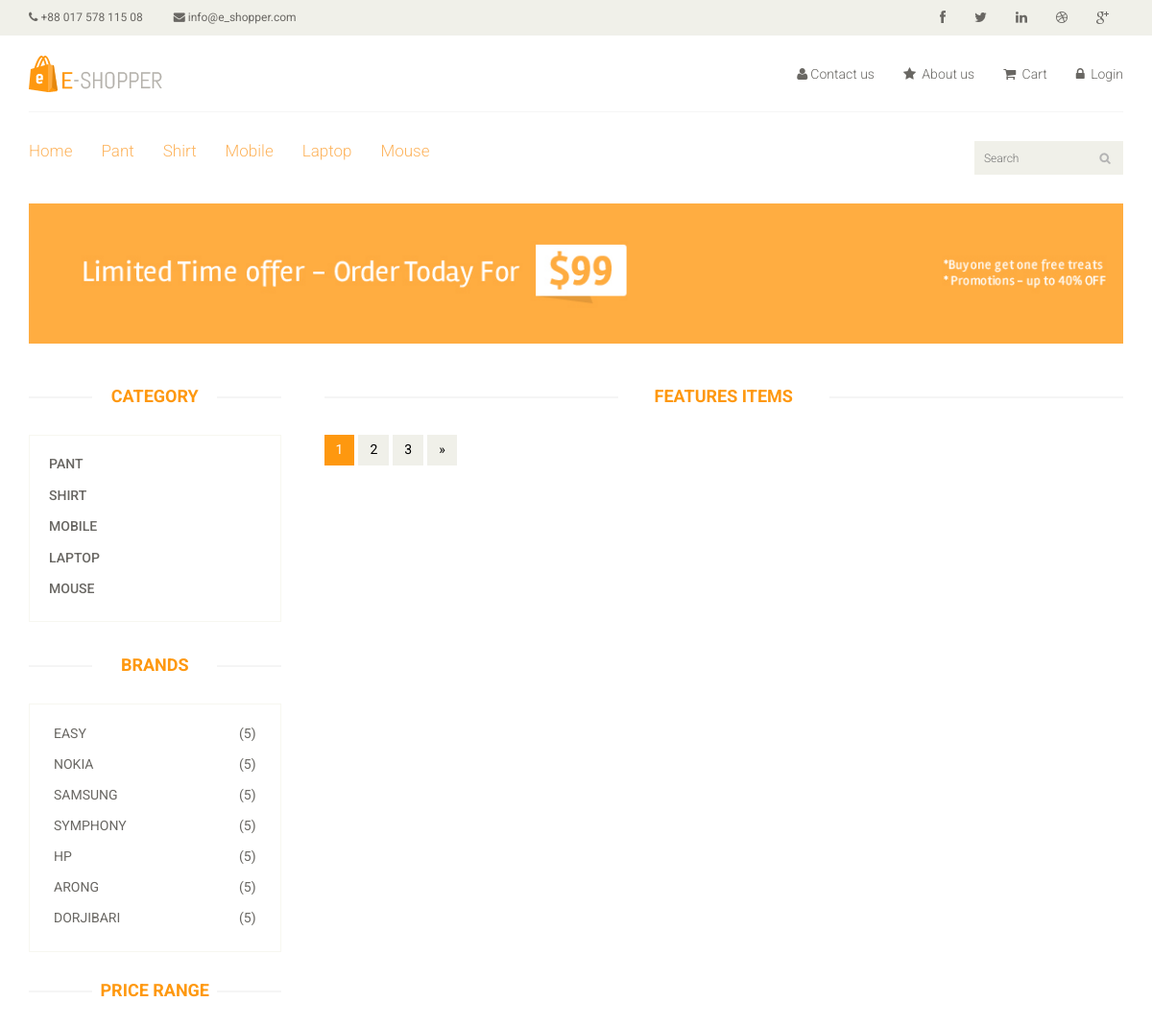
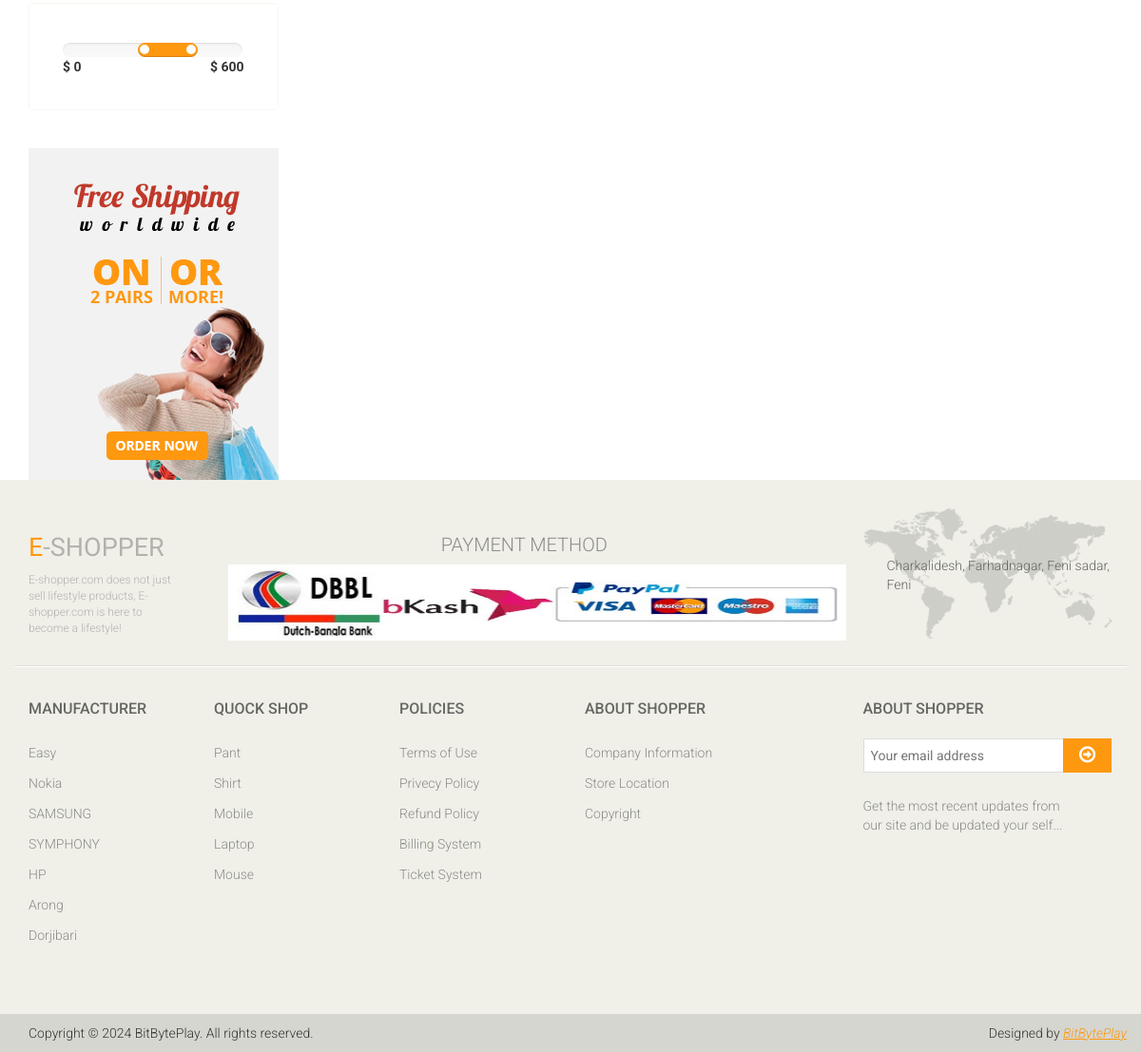
The page /manufacture.php on the database as committed earlier (2 pictures, top to bottom).
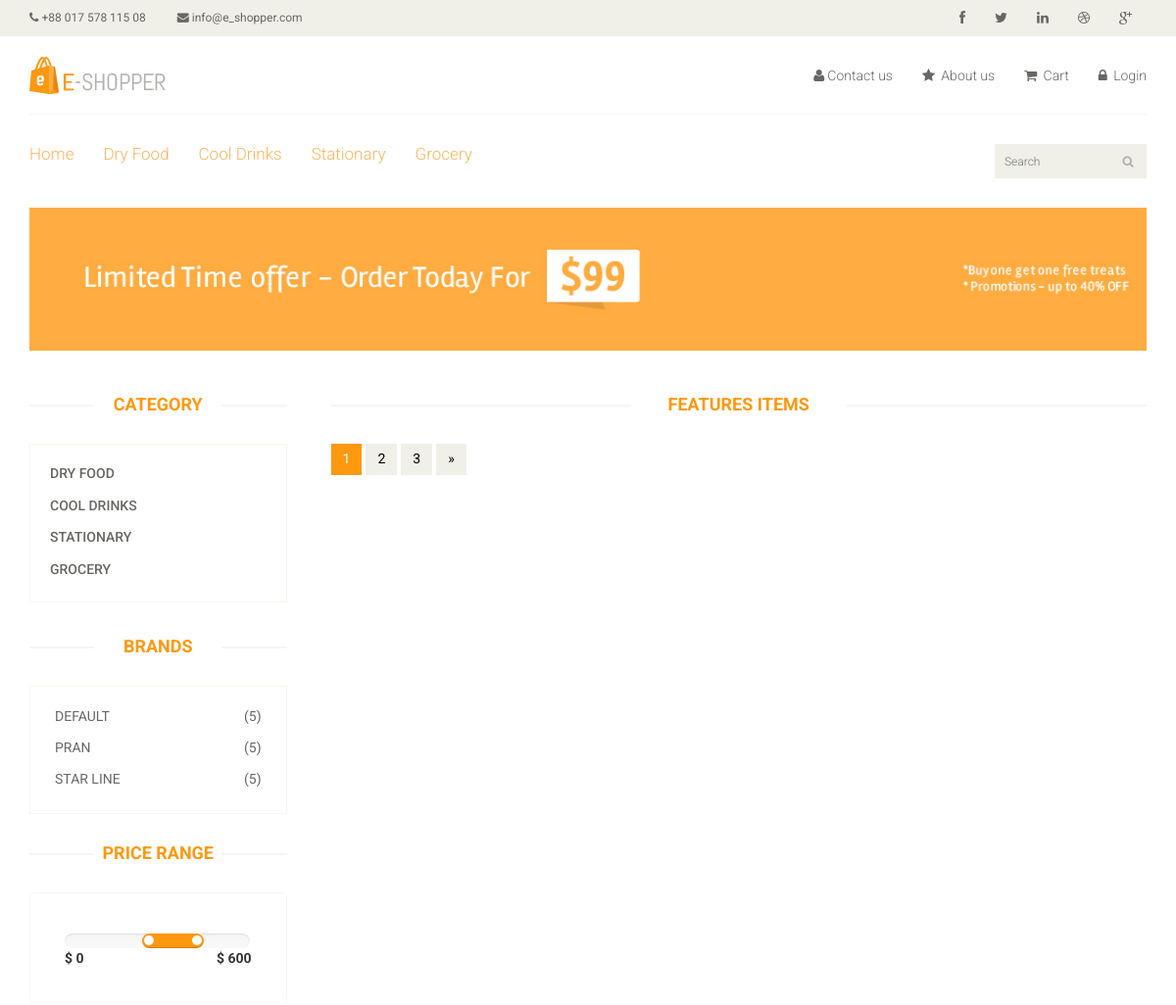
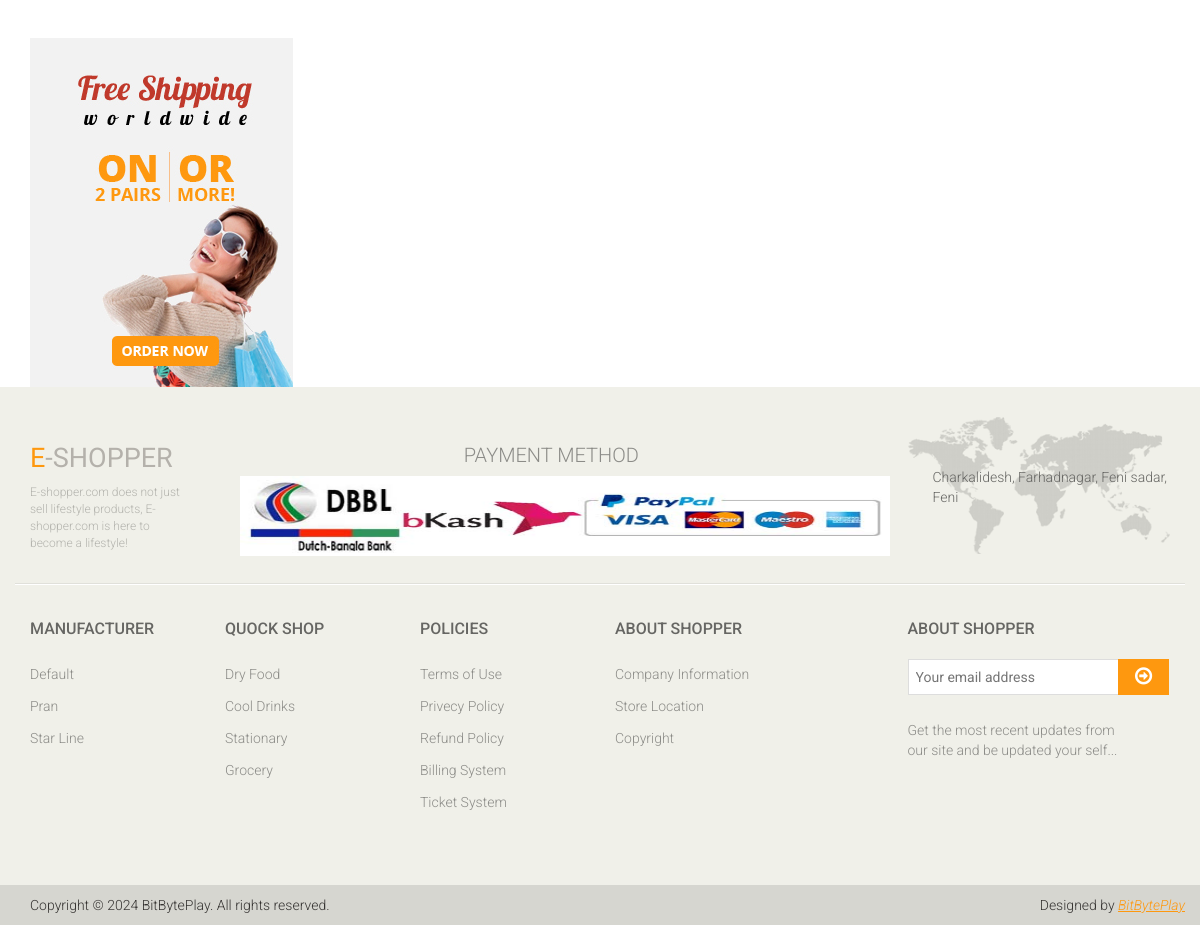
The same page on the database as committed later (2 pictures, top to bottom).
### tables this page shows
CREATE TABLE IF NOT EXISTS `category_info` (
  `cata_id` int NOT NULL AUTO_INCREMENT,
  `category_name` varchar(50) DEFAULT NULL,
  `category_description` text,
  `publication_status` int DEFAULT NULL,
  KEY `cata_id` (`cata_id`)
);

CREATE TABLE IF NOT EXISTS `manufacture_info` (
  `manu_id` int NOT NULL AUTO_INCREMENT,
  `manufacture_name` varchar(50) DEFAULT NULL,
  `manufacture_description` text,
  `publication_status` int DEFAULT NULL,
  KEY `manu_id` (`manu_id`)
);

### manufacture.php (called while the page is built, shortened)
<?php
	include('./index.php');
?>

### classes/DB_connect.php (called while the page is built, shortened)
<?php
 class database_connection
{
	private $host='localhost';
	private $user='root';
	private $password='';
	private $db_name='shuvo_e_shopper';
		public function __construct(){
			$this->connect=mysqli_connect($this->host,$this->user,$this->password,$this->db_name);
		}
}

### classes/Application.php (called while the page is built, shortened)
<?php
include('DB_connect.php');
class Application extends database_connection
{
	public function getAllPublishCatagory(){
		$sql="SELECT * FROM `category_info` WHERE `publication_status`='1'";
		$query_result=mysqli_query($this->connect,$sql);
		if($query_result){
			return $query_result;
		}
		else{
			die('Something wrong'.mysqli_error($this->connect));
			}
		}
	public function getAllPubblishManufacturer(){
		$sql="SELECT * FROM `manufacture_info` WHERE `publication_status`='1'";
		$query_result=mysqli_query($this->connect,$sql);
		if($query_result){
			return $query_result;
		}
		else{
			die('Something wrong'.mysqli_error($this->connect));
			}
		}
}

### pages/manufacture_content.php (the view, shortened to what the changed rows need)
<?php
$get_publish_catagory=$objApplication->getAllPublishCatagory();
$get_publish_manufacture=$objApplication->getAllPubblishManufacturer();
?>
	<section>
		<div class="container">
			<div class="row">
				<div class="col-sm-3">
					<div class="left-sidebar">
						<h2>Category</h2>
						<div class="panel-group category-products" id="accordian">
							<?php while($get_catagory_name=mysqli_fetch_array($get_publish_catagory)){ ?>
							<div class="panel panel-default">
								<div class="panel-heading">
									<h4 class="panel-title"><a href="catagory.php?catagory_id=<?php echo $get_catagory_name['0']; ?>""><?php echo $get_catagory_name['1']; ?></a></h4>
								</div>
							</div>
							<?php
									}
								?>
						</div>
						<div class="brands_products">
							<h2>Brands</h2>
							<div class="brands-name">
								<ul class="nav nav-pills nav-stacked">
									<?php while($data=mysqli_fetch_array($get_publish_manufacture)){
												$total_product=5;
										?>
									<li><a href="manufacture.php?id=<?php echo $data['0']; ?>"> <span class="pull-right">(<?php echo $total_product; ?>)</span><?php echo $data['1']; ?></a></li>
									<?php } ?>
								</ul>
							</div>
						</div>
						<div class="price-range">
							<h2>Price Range</h2>
						</div>
					</div>
				</div>
				<div class="col-sm-9 padding-right">
					<div class="features_items">
						<h2 class="title text-center">Features Items</h2>
					</div>
				</div>
			</div>
		</div>
	</section>

### includes/header_bottom.php (shortened to what the changed rows need)
<?php
	$get_publish_catagory=$objApplication->getAllPublishCatagory();
?>
<div class="header-bottom">
			<div class="container">
				<div class="row">
					<div class="col-sm-9">
						<div class="mainmenu pull-left">
							<ul class="nav navbar-nav collapse navbar-collapse" >
								<?php while($get_catagory_name=mysqli_fetch_array($get_publish_catagory)){ ?>
								<li><a href="catagory.php?catagory_id=<?php echo $get_catagory_name['0']; ?>" class="active"><?php echo $get_catagory_name['1']; ?></a></li>
								<?php
									}
								?>
							</ul>
						</div>
					</div>
				</div>
			</div>
		</div>

### includes/footer_widget.php (shortened to what the changed rows need)
<?php
	$get_all_manufacturer=$objApplication->getAllPubblishManufacturer();
	$get_all_category=$objApplication->getAllPublishCatagory();
?>
<div class="footer-widget">
			<div class="container">
				<div class="row">
					<div class="col-sm-2">
						<div class="single-widget">
							<h2>Manufacturer</h2>
							<ul class="nav nav-pills nav-stacked">
							<?php while($get_manufacturer_name=mysqli_fetch_array($get_all_manufacturer)){?>
									<li><a href="#"><?php echo $get_manufacturer_name['1']; ?></a></li>
							<?php }?>
							</ul>
						</div>
					</div>
					<div class="col-sm-2">
						<div class="single-widget">
							<h2>Quock Shop</h2>
							<ul class="nav nav-pills nav-stacked">
								<?php while($category=mysqli_fetch_array($get_all_category)){?>
								<li><a href="#"><?php echo $category['1']; ?></a></li>
								<?php } ?>
							</ul>
						</div>
					</div>
					<div class="col-sm-2">
						<div class="single-widget">
							<h2>Policies</h2>
						</div>
					</div>
					<div class="col-sm-2">
						<div class="single-widget">
							<h2>About Shopper</h2>
						</div>
					</div>
					<div class="col-sm-3 col-sm-offset-1">
						<div class="single-widget">
							<h2>About Shopper</h2>
						</div>
					</div>
				</div>
			</div>
		</div>

Rows that differ between the two databases and show on the page:
removed category_info: category_name "Shirt", category_name "SHIRT"
removed category_info: category_name "Mobile", category_name "MOBILE"
removed category_info: category_name "Laptop", category_name "LAPTOP"
removed category_info: category_name "Mouse", category_name "MOUSE"
removed manufacture_info: total_product "5", manufacture_name "NOKIA", manufacture_name "Nokia"
removed manufacture_info: total_product "5", manufacture_name "SAMSUNG"
removed manufacture_info: total_product "5", manufacture_name "SYMPHONY"
removed manufacture_info: total_product "5", manufacture_name "HP"
removed manufacture_info: total_product "5", manufacture_name "ARONG", manufacture_name "Arong"
removed manufacture_info: total_product "5", manufacture_name "DORJIBARI", manufacture_name "Dorjibari"
added category_info: category_name "Dry Food", category_name "DRY FOOD"
added category_info: category_name "Cool Drinks", category_name "COOL DRINKS"
added category_info: category_name "Stationary", category_name "STATIONARY"
changed category_info: category_name "Pant" → "Grocery"; category_name "PANT" → "GROCERY"
added manufacture_info: total_product "5", manufacture_name "DEFAULT", manufacture_name "Default"
changed manufacture_info: manufacture_name "EASY" → "PRAN"; manufacture_name "Easy" → "Pran"
now on this page (row edited): manufacture_info: total_product "5", manufacture_name "STAR LINE", manufacture_name "Star Line"
